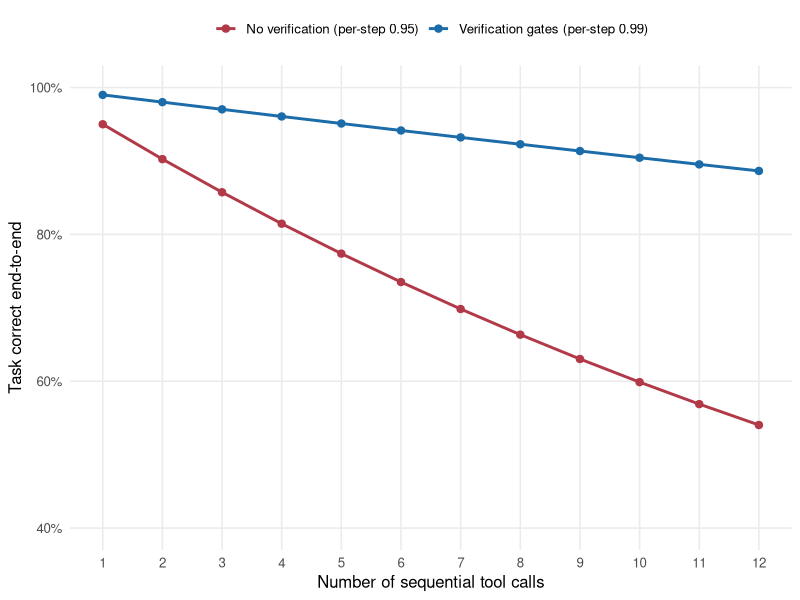

This figure's R source:
## ---- chunk 1
#| label: fig-compounding-error
#| fig-cap: "Illustrative. Probability that a whole task is correct as a function of the number of sequential tool calls it requires, under two regimes: an unverified loop with per-step reliability 0.95, and a loop with verification gates that lift the effective per-step reliability to 0.99. The curves are $p^{n}$; they are illustrative, not measured. The gap widens with task length, which is why long agent runs need verification at the boundaries rather than a single check at the end."
#| echo: false
#| fig-width: 7
#| fig-height: 3.8
library(ggplot2)
library(tibble)
steps <- 1:12
compound <- tibble::tibble(
  n = rep(steps, 2),
  regime = rep(c("No verification (per-step 0.95)",
                 "Verification gates (per-step 0.99)"),
               each = length(steps)),
  success = c(0.95 ^ steps, 0.99 ^ steps)
)
ggplot(compound, aes(n, success, colour = regime)) +
  geom_line(linewidth = 1) +
  geom_point(size = 2.2) +
  scale_x_continuous(breaks = steps) +
  scale_y_continuous(limits = c(0.4, 1), labels = scales::percent) +
  scale_colour_manual(values = c(
    "No verification (per-step 0.95)" = "#b23a48",
    "Verification gates (per-step 0.99)" = "#1b6ca8")) +
  labs(x = "Number of sequential tool calls",
       y = "Task correct end-to-end", colour = NULL) +
  theme_minimal(base_size = 12) +
  theme(legend.position = "top",
        panel.grid.minor = element_blank())
